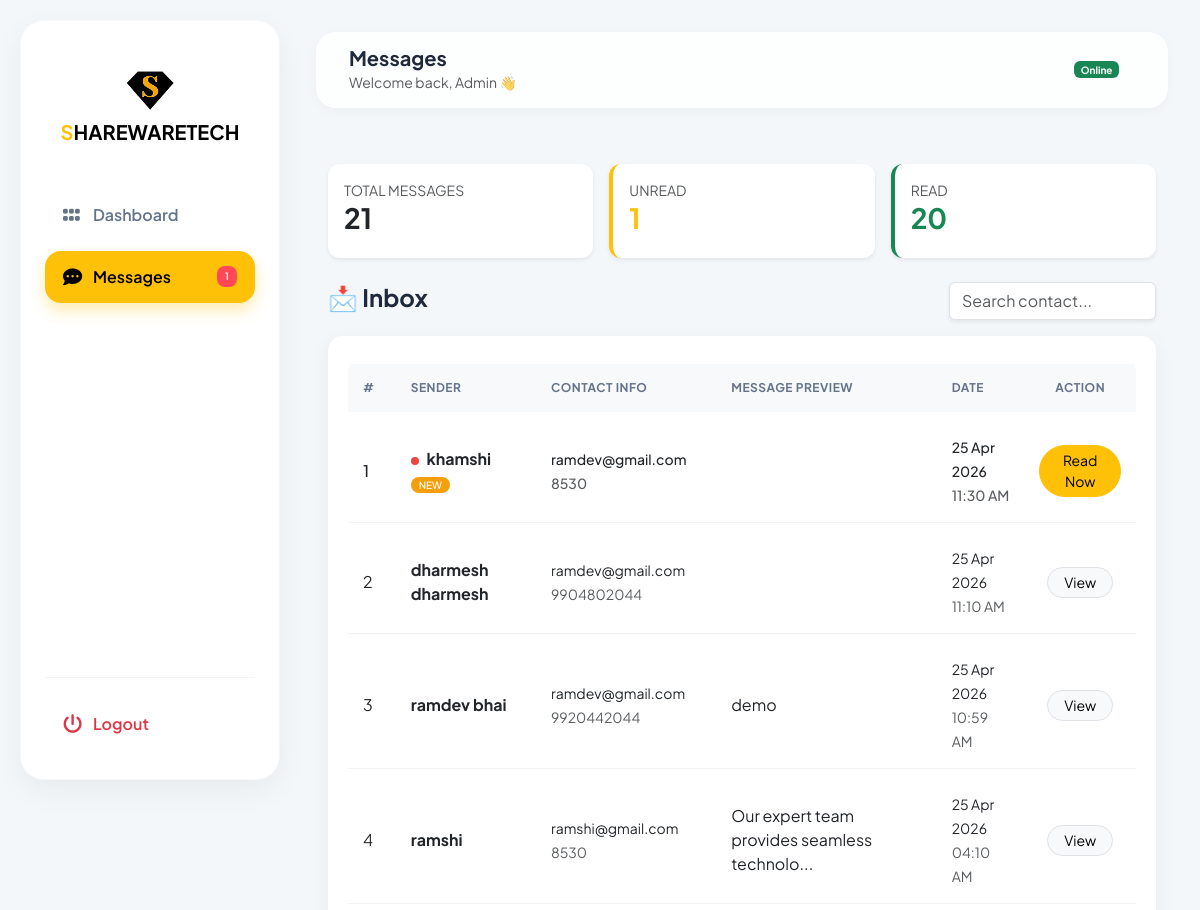
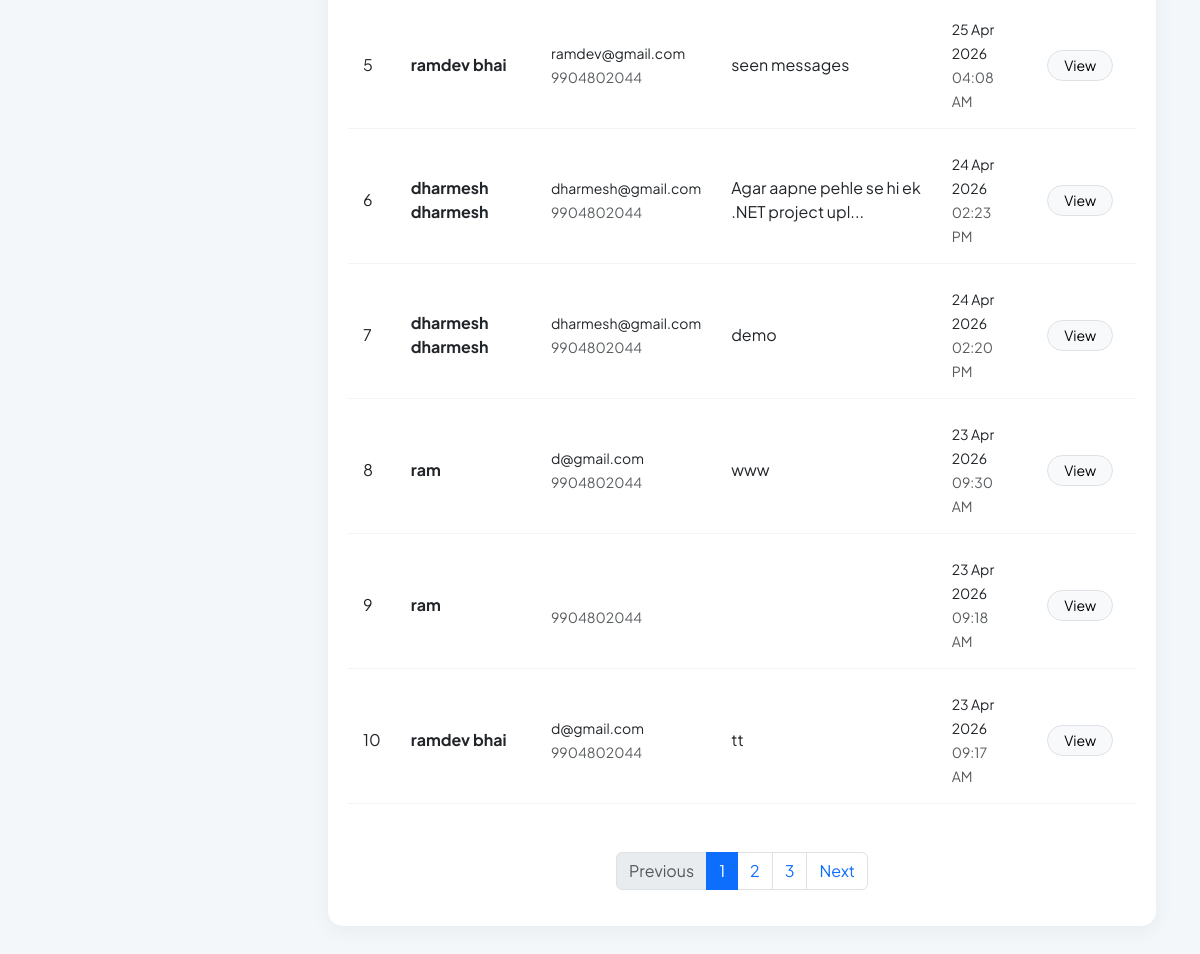
Screenshot of /admin/index.php?page=messages (signed in) with the database file from the repository (2 pictures, top to bottom).
### tables this page shows
CREATE TABLE `contact_messages` (
  `id` int(11) NOT NULL,
  `name` varchar(100) NOT NULL,
  `email` varchar(100) NOT NULL,
  `phone` varchar(20) NOT NULL,
  `message` text NOT NULL,
  `status` enum('new','read') DEFAULT 'new',
  `created_at` timestamp NOT NULL DEFAULT current_timestamp()
);

### admin/messages.php (the view, shortened to what this page needs)
<?php
include('../db_connect.php');
$limit = 10;
$page_num = isset($_GET['p']) ? max(1, (int)$_GET['p']) : 1;
$offset = ($page_num - 1) * $limit;
$view_id = isset($_GET['view_id']) ? (int)$_GET['view_id'] : 0;
$single_msg = null;
$stats_query = "SELECT
    COUNT(*) as total,
    SUM(CASE WHEN status='new' THEN 1 ELSE 0 END) as unread,
    SUM(CASE WHEN status='read' THEN 1 ELSE 0 END) as read_count
    FROM contact_messages";
$stats = $conn->query($stats_query)->fetch_assoc();
$list_query = "SELECT * FROM contact_messages ORDER BY created_at DESC LIMIT ? OFFSET ?";
$stmt_list = $conn->prepare($list_query);
$stmt_list->bind_param("ii", $limit, $offset);
$stmt_list->execute();
$result = $stmt_list->get_result();
$total_pages = ceil($stats['total'] / $limit);
?>
<div class="container-fluid py-4">
    <div class="row g-3 mb-4">
        <div class="col-md-4">
            <div class="card card-stat p-3 shadow-sm">
                <small class="text-muted text-uppercase">Total Messages</small>
                <h3 class="fw-bold"><?= $stats['total'] ?></h3>
            </div>
        </div>
        <div class="col-md-4">
            <div class="card card-stat p-3 shadow-sm border-start border-warning border-4">
                <small class="text-muted text-uppercase">Unread</small>
                <h3 class="text-warning fw-bold"><?= $stats['unread'] ?></h3>
            </div>
        </div>
        <div class="col-md-4">
            <div class="card card-stat p-3 shadow-sm border-start border-success border-4">
                <small class="text-muted text-uppercase">Read</small>
                <h3 class="text-success fw-bold"><?= $stats['read_count'] ?></h3>
            </div>
        </div>
    </div>
    <?php if($view_id && $single_msg): ?>
        <div class="row justify-content-center pt-5">
            <div class="col-md-8">
                <div class="card border-0 shadow-lg p-4" style="border-radius: 20px;">
                    <div class="d-flex justify-content-between align-items-center mb-4">
                        <h4>📩 Message Details</h4>
                        <span class="badge bg-light text-dark"><?= date('d M Y, h:i A', strtotime($single_msg['created_at'])) ?></span>
                    </div>
                    <div class="row g-3">
                        <div class="col-md-6"><strong>Name:</strong><p class="text-muted"><?= htmlspecialchars($single_msg['name']) ?></p></div>
                        <div class="col-md-6"><strong>Email:</strong><p class="text-muted"><?= htmlspecialchars($single_msg['email']) ?></p></div>
                        <div class="col-md-6"><strong>Phone:</strong><p class="text-muted"><?= htmlspecialchars($single_msg['phone']) ?></p></div>
                        <div class="col-12">
                            <strong>Message Content:</strong>
                            <div class="mt-2 p-3 bg-light rounded shadow-sm"><?= nl2br(htmlspecialchars($single_msg['message'])) ?></div>
                        </div>
                    </div>
                    <div class="mt-4 text-end">
                        <a href="?page=messages&p=<?= $page_num ?>" class="btn btn-outline-secondary px-4">Back to List</a>
                    </div>
                </div>
            </div>
        </div>
    <?php else: ?>
        <div class="d-flex justify-content-between align-items-center mb-3">
            <h4 class="fw-bold">📩 Inbox</h4>
            <input type="text" id="searchInput" class="form-control shadow-sm w-25" placeholder="Search contact...">
        </div>
        <div class="table-container">
            <div class="table-responsive">
                <table class="table custom-table">
                    <thead>
                        <tr>
                            <th>#</th>
                            <th>Sender</th>
                            <th>Contact Info</th>
                            <th>Message Preview</th>
                            <th>Date</th>
                            <th class="text-center">Action</th>
                        </tr>
                    </thead>
                    <tbody id="tableBody">
                        <?php
                        $sr = $offset + 1;
                        while($row = $result->fetch_assoc()):
                            $isNew = ($row['status'] == 'new');
                        ?>
                        <tr class="<?= $isNew ? 'unread-row' : '' ?>">
                            <td><?= $sr++ ?></td>
                            <td class="name-col">
                                <?php if($isNew): ?><span class="blink-dot"></span><?php endif; ?>
                                <strong><?= htmlspecialchars($row['name']) ?></strong>
                                <?php if($isNew): ?><span class="badge-new">NEW</span><?php endif; ?>
                            </td>
                            <td class="info-col">
                                <small><?= htmlspecialchars($row['email']) ?></small><br>
                                <small class="text-muted"><?= htmlspecialchars($row['phone']) ?></small>
                            </td>
                            <td><?= htmlspecialchars(mb_strimwidth($row['message'], 0, 45, "...")) ?></td>
                            <td>
                                <small><?= date('d M Y', strtotime($row['created_at'])) ?></small><br>
                                <small class="text-muted"><?= date('h:i A', strtotime($row['created_at'])) ?></small>
                            </td>
                            <td class="text-center">
                                <a href="?page=messages&view_id=<?= $row['id'] ?>&p=<?= $page_num ?>"
                                   class="btn btn-sm <?= $isNew ? 'btn-warning' : 'btn-light border' ?> rounded-pill px-3">
                                   <?= $isNew ? 'Read Now' : 'View' ?>
                                </a>
                            </td>
                        </tr>
                        <?php endwhile; ?>
                    </tbody>
                </table>
            </div>
            <?php if($total_pages > 1): ?>
            <nav class="mt-4">
                <ul class="pagination justify-content-center">
                    <li class="page-item <?= ($page_num <= 1) ? 'disabled' : '' ?>">
                        <a class="page-link" href="?page=messages&p=<?= $page_num - 1 ?>">Previous</a>
                    </li>
                    <?php for($i=1; $i<=$total_pages; $i++): ?>
                        <li class="page-item <?= ($i == $page_num) ? 'active' : '' ?>">
                            <a class="page-link" href="?page=messages&p=<?= $i ?>"><?= $i ?></a>
                        </li>
                    <?php endfor; ?>
                    <li class="page-item <?= ($page_num >= $total_pages) ? 'disabled' : '' ?>">
                        <a class="page-link" href="?page=messages&p=<?= $page_num + 1 ?>">Next</a>
                    </li>
                </ul>
            </nav>
            <?php endif; ?>
        </div>
    <?php endif; ?>
</div>

### admin/index.php (shortened to what this page needs)
<?php
include('../db_connect.php');
$unread_count = mysqli_fetch_assoc(mysqli_query($conn, "SELECT COUNT(*) as unread FROM contact_messages WHERE status='new'"))['unread'];
?>
<!DOCTYPE html>
<html lang="en">
<head>
    <link href="https://cdn.jsdelivr.net/npm/bootstrap@5.3.0/dist/css/bootstrap.min.css" rel="stylesheet">
    <link rel="stylesheet" href="https://cdnjs.cloudflare.com/ajax/libs/font-awesome/6.4.0/css/all.min.css">
    <link rel="stylesheet" href="../admin/main.css">
</head>
<body>
    <div class="sidebar">
        <div class="brand-logo">
            <img src="../img/logo1.png" width="50" class="mb-2">
            <h5 class="fw-bold mb-0"><span class="text-warning">S</span>HAREWARETECH</h5>
        </div>
        <div class="nav flex-column">
            <a href="index.php?page=dashboard" class="nav-link <?php echo (!isset($_GET['page']) || $_GET['page'] == 'dashboard') ? 'active' : ''; ?>">
                <i class="fa-solid fa-grip"></i> Dashboard
            </a>
            <a href="index.php?page=messages" class="nav-link <?php echo (isset($_GET['page']) && $_GET['page'] == 'messages') ? 'active' : ''; ?>">
                <i class="fa-solid fa-comment-dots"></i> Messages
                <?php if($unread_count > 0): ?>
                    <span class="count-badge"><?php echo $unread_count; ?></span>
                <?php endif; ?>
            </a>
        </div>
        <div class="bottom-nav">
            <a href="logout.php" class="nav-link text-danger"><i class="fa-solid fa-power-off"></i> Logout</a>
        </div>
    </div>
    <div class="main-content">
        <header class="glass-header d-flex justify-content-between align-items-center">
            <div>
                <h5 class="fw-bold mb-0">
                    <?php
                        $p = isset($_GET['page']) ? ucfirst($_GET['page']) : 'Dashboard';
                        echo $p;
                    ?>
                </h5>
                <small class="text-muted">Welcome back, Admin 👋</small>
            </div>
            <div class="d-flex align-items-center">
                <span class="badge bg-success me-3" style="font-size: 10px;">Online</span>
            </div>
        </header>
        <main class="page-transition">
            <?php
                $page = isset($_GET['page']) ? $_GET['page'] : 'dashboard';
                if (file_exists($page . ".php")) {
                    include($page . ".php");
                }
            ?>
        </main>
    </div>
</body>
</html>

### admin/main.css (style rules this page uses)
:root { --sidebar-bg: #ffffff; --card-bg: #ffffff; --accent-color: #ffc107; --accent-glow: rgba(255, 193, 7, 0.3); --sidebar-width: 260px; --text-main: #1e293b; --text-muted: #64748b; --bg-body: #f4f7fa; }
body { font-family: 'Plus Jakarta Sans', 'Poppins', sans-serif; background: var(--bg-body); color: var(--text-main); min-height: 100vh; margin: 0; }
.sidebar { width: var(--sidebar-width); height: 95vh; background: var(--sidebar-bg); position: fixed; left: 20px; top: 2.5vh; z-index: 1000; border-radius: 24px; padding: 1.5rem; display: flex; flex-direction: column; transition: 0.4s cubic-bezier(0.4, 0, 0.2, 1); box-shadow: 0 10px 30px rgba(0, 0, 0, 0.05); border: 1px solid rgba(0,0,0,0.03); }
.brand-logo { text-align: center; padding: 1rem 0; margin-bottom: 1.5rem; }
.brand-logo h5 { color: #000; font-weight: 700; }
.nav-link { color: var(--text-muted); padding: 14px 18px; border-radius: 16px; margin: 5px 0; transition: 0.3s all ease; display: flex; align-items: center; font-weight: 600; text-decoration: none; }
.nav-link i { font-size: 1.2rem; width: 30px; }
.nav-link.active { background: var(--accent-color); color: #000 !important; box-shadow: 0 8px 15px var(--accent-glow); }
.count-badge { background: #ff4757; color: white; font-size: 10px; padding: 3px 8px; border-radius: 8px; margin-left: auto; }
.bottom-nav { margin-top: auto; border-top: 1px solid #f1f3f5; padding-top: 15px; }
.main-content { margin-left: calc(var(--sidebar-width) + 40px); padding: 2rem 2rem 2rem 1rem; }
.glass-header { background: rgba(255, 255, 255, 0.8); backdrop-filter: blur(10px); border: 1px solid rgba(255, 255, 255, 0.5); border-radius: 20px; padding: 0.8rem 2rem; margin-bottom: 2rem; box-shadow: 0 4px 12px rgba(0,0,0,0.03); }
.card { border: none; border-radius: 16px; background: #ffffff; box-shadow: 0 5px 15px rgba(0,0,0,0.02); transition: 0.3s; }
.table-responsive { border-radius: 16px; }
.table thead th { background: #f8f9fa; color: var(--text-muted); font-size: 12px; text-transform: uppercase; letter-spacing: 0.5px; border: none; padding: 15px; }
.table td { padding: 15px; border-bottom: 1px solid #f1f3f5; vertical-align: middle; }

### admin/messages.php (style rules this page uses)
:root { --primary-color: #ffc107; --bg-light: #f9fafb; }
.table-container { background: #fff; border-radius: 15px; padding: 20px; box-shadow: 0 5px 20px rgba(0,0,0,0.05); }
.custom-table { border-collapse: separate; border-spacing: 0 8px; }
.custom-table tbody tr { background: var(--bg-light); transition: 0.3s; }
.unread-row { border-left: 5px solid #f59e0b !important; background: #fff7ed !important; font-weight: 500; }
.badge-new { background: #f59e0b; color: #fff; font-size: 10px; padding: 2px 8px; border-radius: 50px; }
.blink-dot { height: 8px; width: 8px; background: #ef4444; border-radius: 50%; display: inline-block; animation: blink 1s infinite; margin-right: 5px; }
.card-stat { border: none; border-radius: 12px; transition: 0.3s; }

### rows the page displays
contact_messages: status "new" (drawn), name "khamshi", email "ramdev@gmail.com", phone "8530", created_at "25 Apr 2026", created_at "11:30 AM"
contact_messages: name "dharmesh dharmesh", email "ramdev@gmail.com", phone "9904802044", created_at "25 Apr 2026", created_at "11:10 AM", status "View"
contact_messages: name "ramdev bhai", email "ramdev@gmail.com", phone "9920442044", message "demo", created_at "25 Apr 2026", created_at "10:59 AM", status "View"
contact_messages: name "ramshi", email "ramshi@gmail.com", phone "8530", message "Our expert team provides seamless technolo...", created_at "25 Apr 2026", created_at "04:10 AM", status "View"
contact_messages: name "ramdev bhai", email "ramdev@gmail.com", phone "9904802044", message "seen messages", created_at "25 Apr 2026", created_at "04:08 AM", status "View"
contact_messages: name "dharmesh dharmesh", email "dharmesh@gmail.com", phone "9904802044", message "Agar aapne pehle se hi ek .NET project upl...", created_at "24 Apr 2026", created_at "02:23 PM", status "View"
contact_messages: name "dharmesh dharmesh", email "dharmesh@gmail.com", phone "9904802044", message "demo", created_at "24 Apr 2026", created_at "02:20 PM", status "View"
contact_messages: name "ram", email "d@gmail.com", phone "9904802044", message "www", created_at "23 Apr 2026", created_at "09:30 AM", status "View"
contact_messages: name "ram", phone "9904802044", created_at "23 Apr 2026", created_at "09:18 AM", status "View"
contact_messages: name "ramdev bhai", email "d@gmail.com", phone "9904802044", message "tt", created_at "23 Apr 2026", created_at "09:17 AM", status "View"

### other values shown
$unread_count "1"
$p "Messages"
$stats['total'] "21"
$stats['unread'] "1"
$stats['read_count'] "20"
